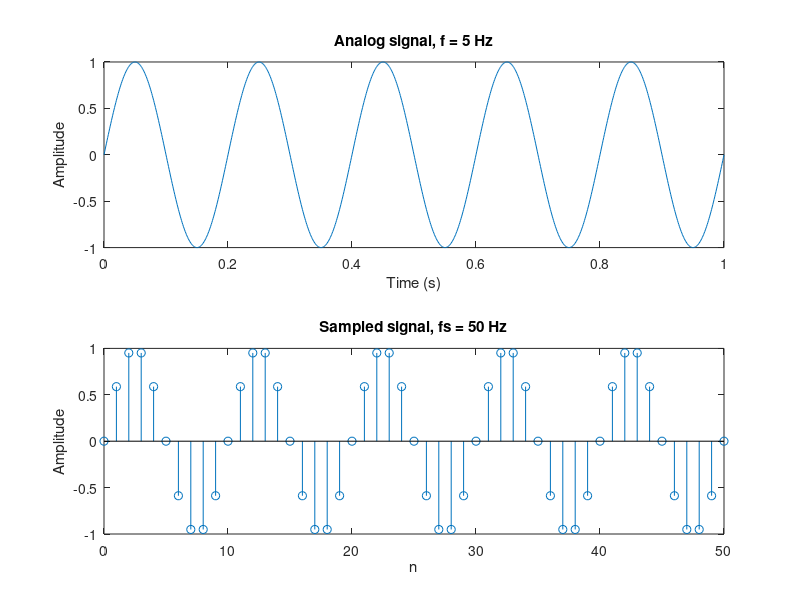
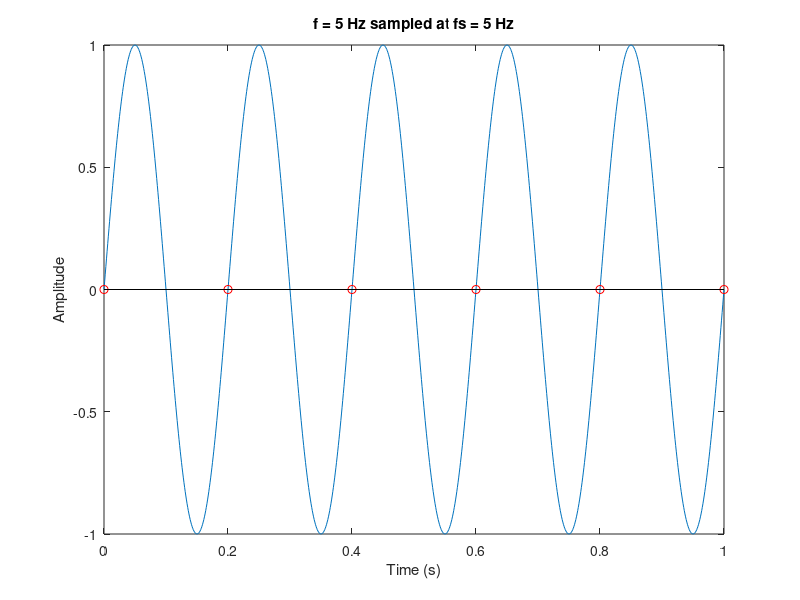
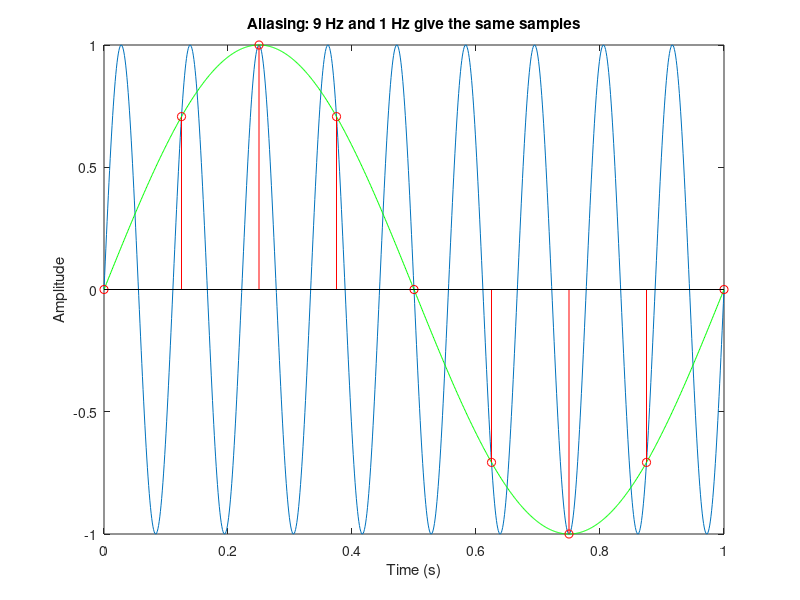
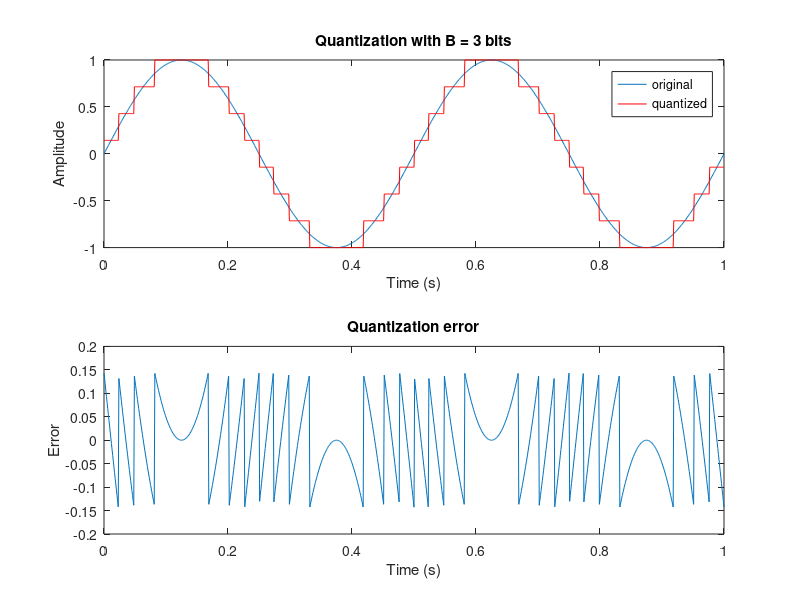

Reproduce these figures in MATLAB, in order.
% 1. SAMPLING OF A SINE WAVE

figure(1);
clc;
clear all;
close all;
f = 5;                % signal frequency (Hz)
t = 0:0.001:1;        % fine time axis
xa = sin(2*pi*f*t);   % analog signal
fs = 50;              % sampling frequency (Hz)
n = 0:fs;             % sample number
x = sin(2*pi*f*n/fs); % sampled signal x(n)
subplot(2,1,1);
plot(t,xa);
xlabel('Time (s)');
ylabel('Amplitude');
title('Analog signal, f = 5 Hz');
subplot(2,1,2);
stem(n,x);
xlabel('n');
ylabel('Amplitude');
title('Sampled signal, fs = 50 Hz');




% 2. UNDER-SAMPLING AND OVER-SAMPLING

figure(2);

f = 5;                                    % signal frequency (Hz)
fs = input('Sampling frequency (Hz) = ');
t = 0:0.001:1;
xa = sin(2*pi*f*t);                       % analog signal
n = 0:fs;
x = sin(2*pi*f*n/fs);                     % samples
plot(t,xa);
hold on;
stem(n/fs,x,'r');                         % samples at time n/fs
xlabel('Time (s)');
ylabel('Amplitude');
title(['f = 5 Hz sampled at fs = ', num2str(fs), ' Hz']);


% 3. ALIASING

figure(3);

fs = 8; % sampling frequency (Hz)
t = 0:0.001:1;
n = 0:fs;
x1 = sin(2*pi*9*n/fs); % samples of a 9 Hz sine
x2 = sin(2*pi*1*n/fs); % samples of a 1 Hz sine
plot(t,sin(2*pi*9*t));
hold on;
plot(t,sin(2*pi*1*t),'g');
stem(n/fs,x1,'r');
xlabel('Time (s)');
ylabel('Amplitude');
title('Aliasing: 9 Hz and 1 Hz give the same samples');
disp('Samples of 9 Hz signal:'); 
disp(x1);
disp('Samples of 1 Hz signal:'); 
disp(x2);




% 4. QUANTIZATION

figure(4);

B = 3;                     % number of bits
L = 2^B;                   % number of levels
t = 0:0.001:1;
x = sin(2*pi*2*t);         % 2 Hz sine wave
D = 2/(L-1);               % step size
xq = round((x+1)/D)*D - 1; % quantized signal
e = xq - x;                % quantization error
subplot(2,1,1);
plot(t,x,t,xq,'r');
legend('original','quantized');
xlabel('Time (s)');
ylabel('Amplitude');
title('Quantization with B = 3 bits');
subplot(2,1,2);
plot(t,e);
xlabel('Time (s)');
ylabel('Error');
title('Quantization error');
disp('Step size ='); disp(D);
disp('Maximum error ='); 
disp(max(abs(e)));
